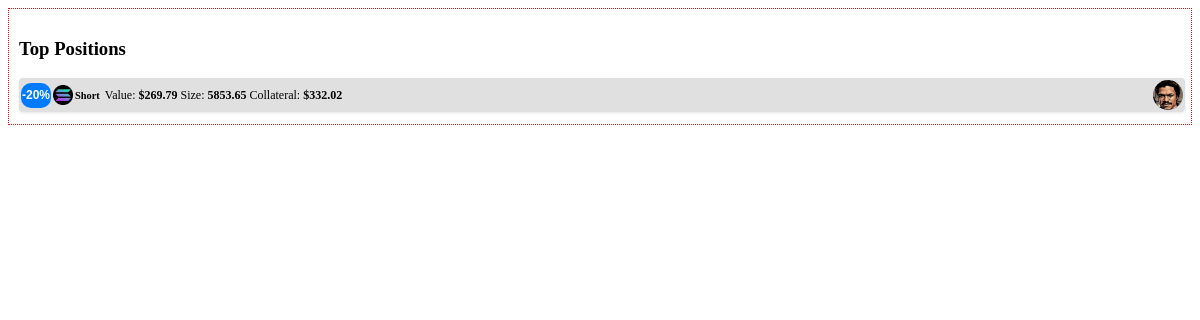
The app's page /positions/top_positions, older data.
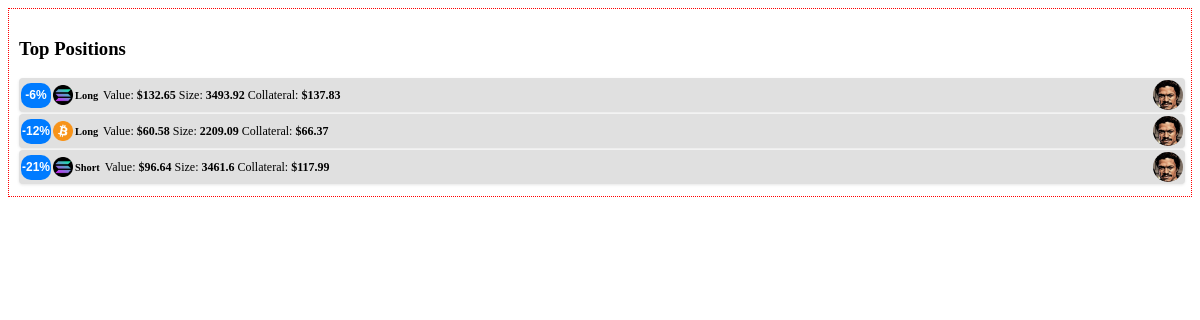
The same page, newer data.
### tables this page shows
CREATE TABLE positions (
        id TEXT PRIMARY KEY,
        asset_type TEXT,
        position_type TEXT,
        entry_price REAL,
        liquidation_price REAL,
        current_travel_percent REAL,
        value REAL,
        collateral REAL,
        size REAL,
        leverage REAL,
        wallet_name TEXT,
        last_updated DATETIME,
        alert_reference_id TEXT,
        hedge_buddy_id TEXT,
        current_price REAL,
        liquidation_distance REAL,
        heat_index REAL,
        current_heat_index REAL,
        pnl_after_fees_usd REAL
    );

### positions/positions_bp.py (the view)
@positions_bp.route("/top_positions", methods=["GET"])
@positions_bp.route("/top_positions", methods=["GET"])
def show_top_positions():
    try:
        all_positions = PositionService.get_all_positions(DB_PATH)
        valid_positions = [pos for pos in all_positions if pos.get("current_travel_percent") is not None]
        top_positions = sorted(valid_positions, key=lambda pos: pos["current_travel_percent"], reverse=True)[:3]
        bottom_positions = sorted(valid_positions, key=lambda pos: pos["current_travel_percent"])[:3]
        print("DEBUG: Alert States for Top Positions:")
        for pos in top_positions:
            print("Top Position - ID: {}, Alert State: {}".format(pos.get("id", "unknown"),
                                                                  pos.get("alert_state", "N/A")))
        print("DEBUG: Alert States for Bottom Positions:")
        for pos in bottom_positions:
            print("Bottom Position - ID: {}, Alert State: {}".format(pos.get("id", "unknown"),
                                                                     pos.get("alert_state", "N/A")))
        return render_template("top_positions.html", top_positions=top_positions, bottom_positions=bottom_positions)
    except Exception as e:
        print("Error retrieving top positions: {}".format(e))
        return render_template("top_positions.html", top_positions=[], bottom_positions=[])

### data/data_locker.py (called while the page is built)
    @classmethod
    def get_instance(cls, db_path: Optional[str] = None) -> 'DataLocker':
        if cls._instance is None:
            cls._instance = cls(db_path)
        return cls._instance

    def read_positions(self) -> List[dict]:
        cursor = self.conn.cursor()
        cursor.execute("SELECT * FROM positions")
        rows = cursor.fetchall()
        return [dict(row) for row in rows]

### launch_pad.py (called while the page is built)
@app.context_processor
def update_theme_context():
    config_path = current_app.config.get("CONFIG_PATH", CONFIG_PATH)
    try:
        with open(config_path, 'r') as f:
            conf = json.load(f)
    except Exception as e:
        conf = {}
    theme = {}
    theme_config = conf.get("theme_config", {})
    selected = theme_config.get("selected_profile", "")
    if selected:
        theme = theme_config.get("profiles", {}).get(selected, {})
    return dict(theme=theme)

### positions/position_service.py (called while the page is built)
    @staticmethod
    def get_all_positions(db_path: str = DB_PATH) -> List[Dict[str, Any]]:
        try:
            dl = DataLocker.get_instance(db_path)
            raw_positions = dl.read_positions()
            positions = []
            for pos in raw_positions:
                pos_dict = { key: pos[key] for key in pos.keys() }
                enriched = PositionService.enrich_position(pos_dict)
                positions.append(enriched)
            return positions
        except Exception as e:
            logger.error(f"Error retrieving positions: {e}", exc_info=True)
            raise

### positions/positions_bp.py (called while the page is built)
@positions_bp.context_processor
def update_theme_context():
    config_path = current_app.config.get("CONFIG_PATH", CONFIG_PATH)
    try:
        with open(config_path, 'r') as f:
            config = json.load(f)
    except Exception as e:
        logger.error(f"Error loading theme config: {e}", exc_info=True)
        config = {}
    theme = {
        'sidebar': {
            'bg': config.get('sidebar_bg', 'bg-primary'),
            'color_mode': config.get('sidebar_mode', 'dark')
        },
        'navbar': {
            'bg': config.get('navbar_bg', 'bg-secondary'),
            'color_mode': config.get('navbar_mode', 'dark')
        }
    }
    return dict(theme=theme)

### utils/calc_services.py (called while the page is built)
    def calculate_value(self, position):
        size = float(position.get("size", 0.0))
        return round(size, 2)

    def calculate_leverage(self, size: float, collateral: float) -> float:
        if size <= 0 or collateral <= 0:
            return 0.0
        return round(size / collateral, 2)

### templates/top_positions.html (shortened to what this page needs)
<div class="invisible-container" style="border: 1px dotted red; padding: 10px;">
  <div class="card">
    <div class="card-header">
      <h3 class="card-title">Top Positions</h3>
    </div>
    <div class="card-body">
      {% if top_positions %}
        {% for pos in top_positions %}
          {% set box_class = "text-bg-blue" %}
          {% if pos.alert_state == "alert-low" %}
            {% set box_class = "text-bg-success" %}
          {% elif pos.alert_state == "alert-medium" %}
            {% set box_class = "text-bg-warning" %}
          {% elif pos.alert_state == "alert-high" %}
            {% set box_class = "text-bg-danger" %}
          {% endif %}
          <div class="info-box">
            <span class="info-box-icon {{ box_class }} text-white">
              <span class="small-percentage">
                {{ pos.current_travel_percent | round(0, 'floor') | int }}%
              </span>
            </span>
            <div class="info-box-content">
              <div class="info-box-asset">
                <span class="info-box-extra">
                  <img src="{{ url_for('static', filename='images/' ~ pos.asset_type|lower ~ '_logo.png') }}"
                       alt="{{ pos.asset_type }} Logo"
                       onerror="this.onerror=null;this.src='{{ url_for('static', filename='images/default_logo.png') }}';">
                  <span>{{ pos.position_type }}</span>
                </span>
                <div class="info-box-details">
                  <span>Value: <strong>${{ pos.value }}</strong></span>
                  <span>Size: <strong>{{ pos.size }}</strong></span>
                  <span>Collateral: <strong>${{ pos.collateral }}</strong></span>
                </div>
              </div>
            </div>
            <div class="info-box-wallet">
              <img src="{{ pos.wallet_image or url_for('static', filename='images/landovault.jpg') }}"
                   alt="Wallet Logo"
                   onerror="this.onerror=null;this.src='{{ url_for('static', filename='images/landovault.jpg') }}';">
            </div>
          </div>
        {% endfor %}
      {% endif %}
    </div>
  </div>
</div>

### templates/top_positions.html (style rules this page uses)
.invisible-container .card-body { display: block !important; overflow: visible !important; height: auto !important; }
.info-box { display: flex; align-items: center; background-color: #e0e0e0; padding: 2px !important; border-radius: 4px; box-shadow: 0 1px 3px rgba(0, 0, 0, 0.1); margin-bottom: 2px !important; width: 100% !important; }
.info-box-wallet { margin-left: auto; display: flex; align-items: center; }
.info-box-wallet img { border-radius: 50%; width: 30px; height: 30px; }
.info-box-asset { display: flex; align-items: center; gap: 3px; }
.info-box-extra { display: inline-flex; align-items: center; font-size: 0.6rem; margin: 0; }
.info-box-extra img { vertical-align: middle; width: 20px; height: 20px; }
.info-box-extra span { margin-left: 2px; }
.info-box-extra span:last-child { font-size: 0.65rem; font-weight: bold; }
.info-box-icon { width: 30px; height: 25px; line-height: 25px; display: flex; align-items: center; justify-content: center; border-radius: 10px; margin-right: 2px; }
.text-bg-blue { background-color: #007bff !important; }
.small-percentage { font-size: 0.75rem !important; font-weight: bold !important; font-family: 'Nunito', sans-serif; color: white !important; margin-right: 0 !important; }
.info-box-details { display: flex; gap: 3px; font-size: 0.75rem; align-items: center; margin-left: 2px; }

Row changes from the older to the newer data that the page shows:
added positions: current_travel_percent "-6", position_type "Long", value "132.65", size "3493.92", collateral "137.83"
added positions: current_travel_percent "-12", shows a picture, position_type "Long", value "60.58", size "2209.09", collateral "66.37"
changed positions "Short": current_travel_percent "-20" → "-21"; value "269.79" → "96.64"; size "5853.65" → "3461.6"; collateral "332.02" → "117.99"
